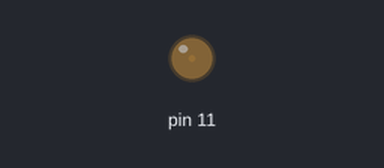
Recording of a sketch running on a simulated Arduino Uno, built with avr-gcc and run on an emulated ATmega328P. Parts: output pins drawn as LEDs (lit = HIGH).

Above: at 0.05 s.
At 2.55 s:
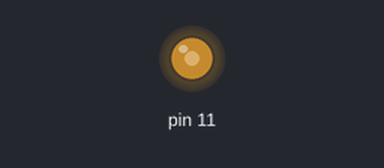
At 3.8 s:
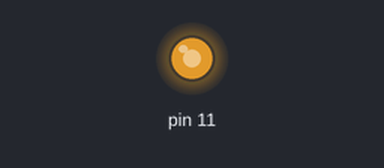
At 5.1 s:
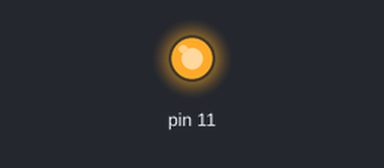
Timing chart, 0 to 6.7 s (numbered marks = the images above):
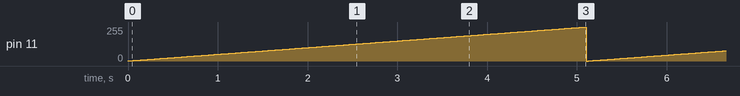

Measured:
- by itself, pin 11: ramps from 0/255 to 255/255 and jumps back, once every 5.1 s

The sketch:

arduino_01_ifstatement_pwm.ino
```cpp
int brightness = 0;

void setup() {
  pinMode(11, OUTPUT);
}


void loop() {
  brightness = brightness + 1;
  if (brightness > 255) {
    brightness = 0;
  }
  analogWrite(11, brightness);

  delay(20);
}
```
